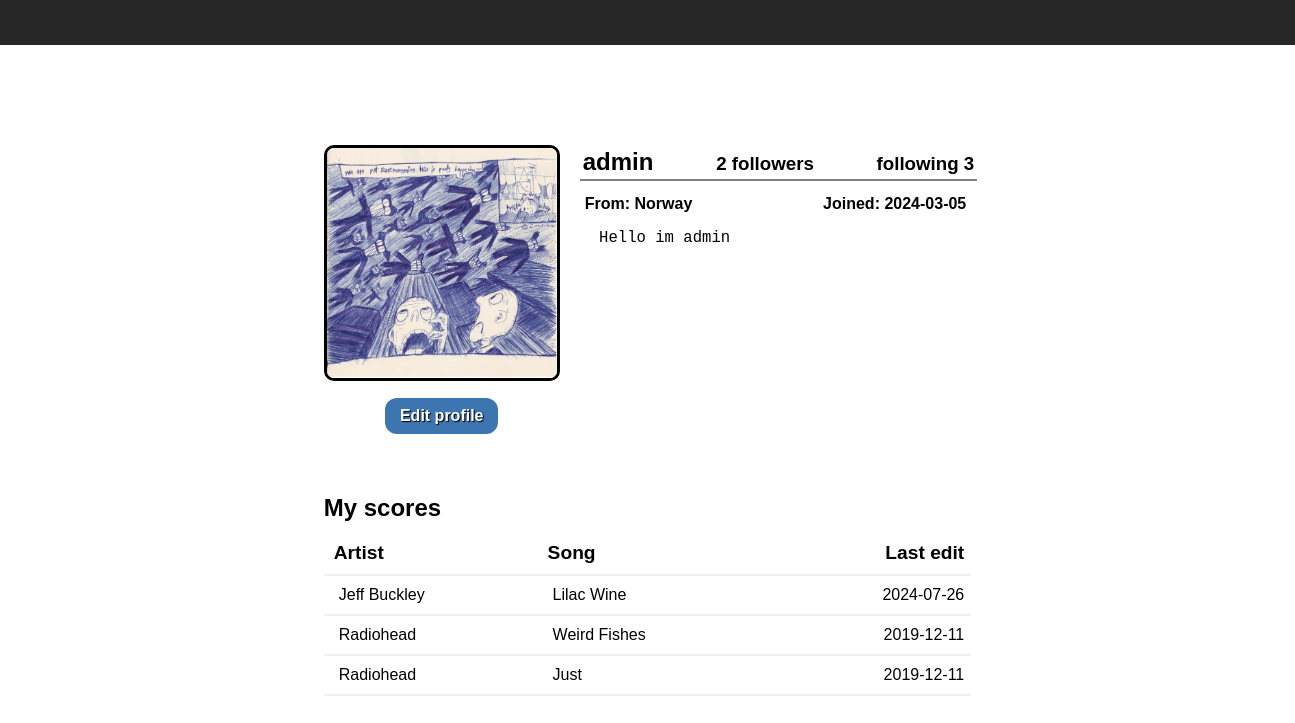
Page /profile/1 (signed in) on the earlier database version.
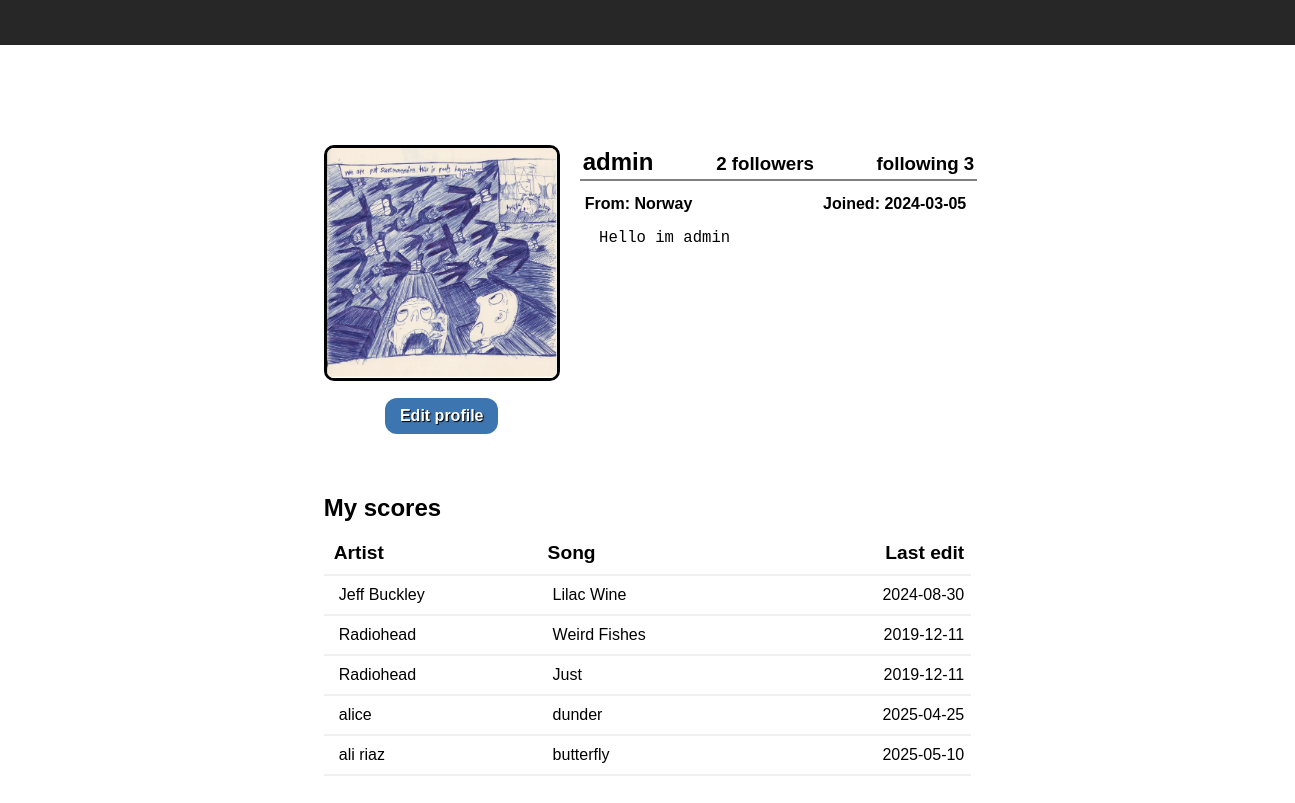
Same page on the later database version.
### tables this page shows
CREATE TABLE users (
                                userID INTEGER PRIMARY KEY,
                                username TEXT UNIQUE NOT NULL, 
                                password TEXT NOT NULL, 
                                email TEXT UNIQUE, 
                                registrationDate TEXT,
                                country TEXT,
                                userBio TEXT, 
                                profilePicture TEXT,
                                favoriteScores 
                            );

CREATE TABLE scores (
                                scoreID INTEGER PRIMARY KEY,
                                creatorID INTEGER NOT NULL,
                                scoreName TEXT NOT NULL,
                                artistName TEXT, 
                                visibility NOT NULL,
                                creationDate TEXT, 
                                lastModified TEXT,
                                chords TEXT,
                                tempo INT,
                                timeSignature INT,
                                FOREIGN KEY (creatorID) REFERENCES users (userID) ON DELETE CASCADE
                            );

### app.py (the view)
@app.route("/profile/<int:userID>")
def profile(userID):
    if session:
        conn = get_db_connection()
        scores = setup_db.public_scores_by_user(conn, userID)
        user_info = setup_db.find_user_info(conn, userID)
        conn.close()
        return render_template("profile.html", scores=scores, user_info=user_info,
                            userID=userID, SessionUserID=session['user_id'])
    else:
        return redirect(url_for('login'))

### app.py (called while the page is built)
def get_db_connection():
    conn = setup_db.create_connection(setup_db.database)
    return conn

### setup_db.py (called while the page is built)
def create_connection(db_file):
    conn = None
    try:
        conn = sqlite3.connect(db_file)
        conn.execute("PRAGMA foreign_keys = ON;")
        return conn
    except Error as e:
        print(e)
    return conn

def public_scores_by_user(conn, userID):
    cur = conn.cursor()
    cur.execute("SELECT scoreID, scoreName, artistName, lastModified FROM scores WHERE creatorID = ? AND visibility = 'public'", (userID,))
    scores = []
    for (scoreID, scoreName, artistName, lastModified) in cur:
        scores.append({
            "scoreID": scoreID,
            "scoreName": scoreName,
            "artistName": artistName,
            "lastModified": lastModified
            })
    return scores

### templates/profile.html (shortened to what this page needs)
<!DOCTYPE html>
<html lang="en">
<head>
    <link rel="stylesheet" href="{{ url_for('static', filename='style.css') }}">
</head>
<body>
    <header class="index-heading" id="index-heading">
        <div id="index-heading-right"></div>
    </header>
    <main id="profile-container">
        <section id="profile-upper">
            <div id="profile-upper-left">
                <img id="profile-icon" src="{{ url_for('serve_image', filename=user_info.profilePicture) }}" alt="pfp">
                <div id="profile-button-div"></div>
            </div>
            <div id="profile-upper-right">
                <div id="profile-head-div">
                    <h2 id="profile-name">{{ user_info.username }}</h2>
                    <a class="follower_link" id="followers-modal" href="#"><h3 class="profile-head"> {{ user_info.followersCount }} followers</h3></a>
                    <a class="follower_link" id="following-modal" href="#"><h3 class="profile-head" > following {{ user_info.followingCount }} </h3></a>
                </div>
                <div id="profile-subhead-div">
                    <h4 class="profile-subhead"> From: {{ user_info.country }}</h4>
                    <h4 class="profile-subhead"> Joined: {{ user_info.registrationDate }}</h4>
                </div>
                <textarea id="profile-bio" readonly> {{ user_info.userBio }}</textarea>
            </div>
        </section>
        <section id="profile-scores-div">
            <h1 class="profile-score-head">My scores</h1>
            <table id="profile-score-table">
                <thead>
                    <tr>
                        <th class="profile-score-th">Artist</th>
                        <th class="profile-score-th">Song</th>
                        <th style="text-align: right;" class="profile-score-th">Last edit</th>
                    </tr>
                </thead>
                <tbody>
                    {% for score in scores %}
                    <tr>
                        <td class="profile-score-td"><a href="{{ url_for('search_scores', query=score.artistName) }}">{{ score.artistName }}</a></td>
                        <td class="profile-score-td"><a href="{{ url_for('score', scoreID=score.scoreID) }}">{{ score.scoreName }}</a></td>
                        <td style="text-align: right;" class="profile-score-td">{{ score.lastModified }}</td>
                    </tr>
                    {% endfor %}
                </tbody>
            </table>
        </section>
    </main>
    <footer></footer>
</body>
</html>

### static/style.css (style rules this page uses)
html { height: 100vh; }
body { padding: 0px; margin: 0px; font-family: Arial, Helvetica, sans-serif; }
footer { padding-top: 100px; width: 100%; font-family: Arial, Helvetica, sans-serif; }
.index-heading { position: sticky; top: 0px; display: flex; justify-content: space-between; z-index: 1000; width: 85%; margin-bottom: 100px; padding-left: 7.5%; padding-right: 7.5%; padding-top: 12px; padding-bottom: 20px; background-color: rgb(39, 39, 39); transition: all 0.3s ease; }
#index-heading-right { display: flex; justify-content: space-between; min-width: 710px; }
#profile-container { width: 50%; margin: auto; }
#profile-upper { display: flex; flex-direction: row; }
#profile-upper-left { display: flex; flex-direction: column; }
#profile-upper-right { margin-left: 20px; display: flex; flex-direction: column; width: 100%; }
#profile-head-div { text-align:center; display: flex; flex-direction: row; justify-content: space-between; padding: 3px; width: 100%; font-size: 1em; min-width: 300px; border-bottom: 2px solid gray; }
#profile-subhead-div { text-align:center; display: flex; flex-direction: row; justify-content: space-between; width: 100%; min-width: 270px; }
.profile-subhead { margin-top: 14px; padding-right: 5px; padding-left: 5px; font-size: 1em; margin-bottom: 16px; }
#profile-bio { padding-top: 0px; padding-left: 10px; height: 150px; margin-top: 0px; border: none; outline: none; resize: none; font-size: 1.2em; width: 100%; min-width: 290px; max-width: 400px; }
a { text-decoration: none; color: black; }
#profile-icon { border: 3px solid black; width: 230px; border-radius: 10px; height: 230px; }
#profile-button-div { width: 80%; margin-top: 17px; margin-left: 10%; display: flex; flex-direction: row; justify-content: space-between; }
.profile-head { margin: 0px; padding-top: 5px; }
#profile-name { font-size: 1.5em; margin: 0px; }
#profile-scores-div { margin-top: 60px; }
#profile-score-table { border-collapse: collapse; padding-left: 4px; text-align: left; font-size: 1em; width: 100%; }
.profile-score-head { margin-bottom: 10px; }
.profile-score-td { padding-left: 15px; padding-top: 10px; padding-bottom: 10px; padding-right: 7px; border-bottom: 2px solid rgb(240, 240, 240); }
.profile-score-th { padding: 10px; font-size: 1.2em; padding-right: 7px; border-bottom: 2px solid rgb(240, 240, 240); }

Differences in the rows shown:
changed scores "Jeff Buckley": lastModified "2024-07-26" → "2024-08-30"
added scores: artistName "alice", scoreName "dunder", lastModified "2025-04-25"
added scores: artistName "ali riaz", scoreName "butterfly", lastModified "2025-05-10"
